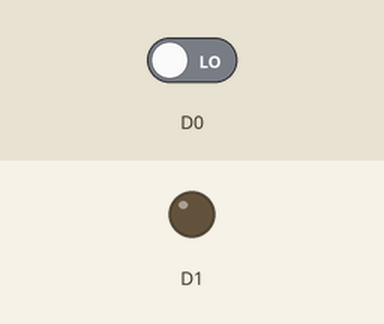
A sketch run on a simulated ESP8266 (NodeMCU). Shown: output pins drawn as LEDs (lit = HIGH). The test bench sets the inputs (shaded band); at power-on: D0 LOW.

Above: at 1.2 s.
1.3 s: D0 driven HIGH
At 2.0 s:
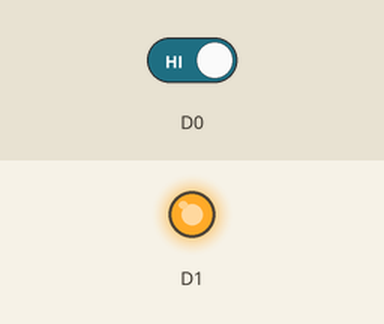
Timing chart, 0 to 4.3 s (numbered marks = the images above; inputs shaded):
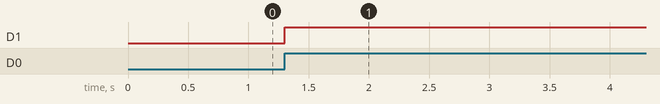

Measured:
- after the input at 1.3 s, D1: LOW → HIGH at once

The sketch:

Node_MCU_5.ino
```cpp
int counter=0;
int y=0;


void setup() {
  // put your setup code here, to run once:
pinMode(D0,INPUT);
pinMode(D1,OUTPUT);
Serial.begin(115200);
}

void loop() {
  // put your main code here, to run repeatedly:
int x=digitalRead(D0);
if(x==1 && y==0){
  y=1;
  counter=counter+1;
}
if(x==0){
  y=0;
}
if(counter % 2 ==0)
{
  digitalWrite(D1,LOW);
}
else if(counter % 2 !=0)
{
  digitalWrite(D1,HIGH);
}

}
```
